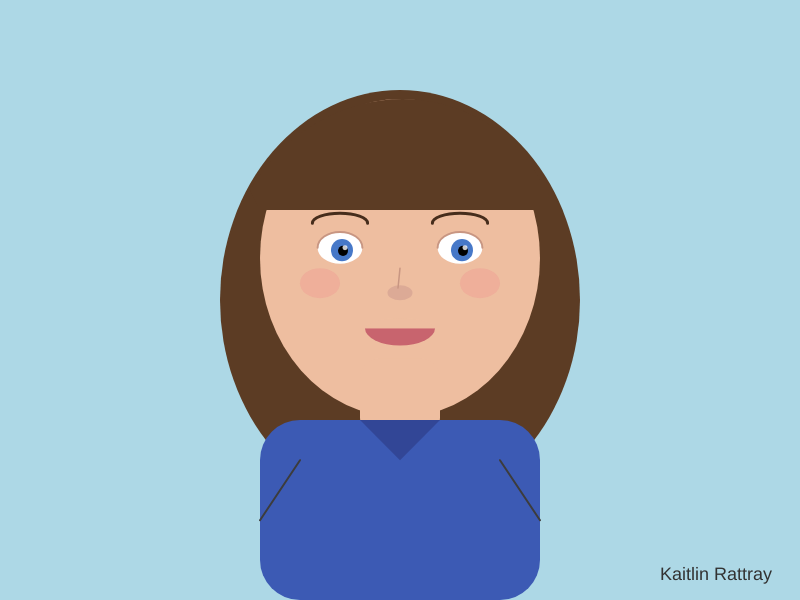
Frame 1 (no input)
Frame 2 (the mouse pressed at the canvas centre, redrawn once): identical to frame 1, image omitted

The p5.js sketch that drew this single still picture (run headless with seeded random() and noise() and a simulated clock; the mouse was pressed at the canvas centre and the sketch redrawn once):

// p5.js sketch
// ── sketch.js
/* Kaitlin Rattray
   rattray.k@northeastern.edu
   Course: Prototyping with Code
   Section: 04
   Assignment: #3
   Title: Self-Portrait
*/

function setup() {
  createCanvas(800, 600);
  background(245);
}

function draw() {
  background(173, 216, 230);
  noStroke();
  
  // Define key proportions based on canvas size (coding freind helped with)
  let centerX = width / 2;
  let centerY = height * 0.43;
  let scale = min(width, height) / 600; // Scale factor based on smallest dimension
  
  // hair back
  fill(92, 60, 36);
  ellipse(centerX, centerY + height * 0.07, width * 0.45 * scale, height * 0.7 * scale);
  
  // face
  fill(238, 190, 160);
  ellipse(centerX, centerY, width * 0.35 * scale, height * 0.53 * scale);
  
  // hair front
  fill(92, 60, 36);
  beginShape();
  vertex(width * 0.3125, height * 0.317);
  bezierVertex(width * 0.4, height * 0.117, width * 0.6, height * 0.117, width * 0.675, height * 0.3);
  vertex(width * 0.675, height * 0.35);
  vertex(width * 0.325, height * 0.35);
  endShape(CLOSE);
  
  // eyebrows
  stroke(70, 45, 28);
  strokeWeight(3 * scale);
  noFill();
  arc(centerX - width * 0.075, centerY - height * 0.058, width * 0.069 * scale, height * 0.033 * scale, PI, TWO_PI);
  arc(centerX + width * 0.075, centerY - height * 0.058, width * 0.069 * scale, height * 0.033 * scale, PI, TWO_PI);
  
  // eyes
  // eye white
  noStroke();
  fill(255);
  ellipse(centerX - width * 0.075, centerY - height * 0.017, width * 0.056 * scale, height * 0.053 * scale);
  ellipse(centerX + width * 0.075, centerY - height * 0.017, width * 0.056 * scale, height * 0.053 * scale);
  
  // eye blue
  fill(70, 120, 200);
  ellipse(centerX - width * 0.0725, centerY - height * 0.013, width * 0.0275 * scale, height * 0.037 * scale);
  ellipse(centerX + width * 0.0775, centerY - height * 0.013, width * 0.0275 * scale, height * 0.037 * scale);
  
  // eye black
  fill(0);
  ellipse(centerX - width * 0.07125, centerY - height * 0.012, width * 0.0125 * scale, height * 0.017 * scale);
  ellipse(centerX + width * 0.07875, centerY - height * 0.012, width * 0.0125 * scale, height * 0.017 * scale);
  
  // eye highlight
  fill(255, 255, 255, 200);
  ellipse(centerX - width * 0.06875, centerY - height * 0.017, width * 0.00625 * scale, height * 0.0083 * scale);
  ellipse(centerX + width * 0.08125, centerY - height * 0.017, width * 0.00625 * scale, height * 0.0083 * scale);
  
  // eyelids
  noFill();
  stroke(200, 150, 130);
  strokeWeight(2 * scale);
  arc(centerX - width * 0.075, centerY - height * 0.017, width * 0.056 * scale, height * 0.053 * scale, PI, TWO_PI);
  arc(centerX + width * 0.075, centerY - height * 0.017, width * 0.056 * scale, height * 0.053 * scale, PI, TWO_PI);
  
  // nose
  // oval
  noStroke();
  fill(220, 170, 150);
  ellipse(centerX, centerY + height * 0.058, width * 0.03125 * scale, height * 0.025 * scale);
  
  // line
  stroke(200, 150, 130);
  strokeWeight(1.5 * scale);
  noFill();
  line(centerX, centerY + height * 0.017, centerX - width * 0.0025, centerY + height * 0.05);
  
  // mouth
  // semi circle
  noStroke();
  fill(200, 100, 110);
  arc(centerX, centerY + height * 0.117, width * 0.0875 * scale, height * 0.058 * scale, 0, PI);
  
  // highlight
  fill(238, 190, 160);
  arc(centerX, centerY + height * 0.117, width * 0.0875 * scale, height * 0.033 * scale, PI, TWO_PI);
  
  // cheeks
  fill(240, 140, 140, 80);
  ellipse(centerX - width * 0.1, centerY + height * 0.042, width * 0.05 * scale, height * 0.05 * scale);
  ellipse(centerX + width * 0.1, centerY + height * 0.042, width * 0.05 * scale, height * 0.05 * scale);
  
  // neck
  noStroke();
  fill(238, 190, 160);
  rect(centerX - width * 0.05, centerY + height * 0.167, width * 0.1 * scale, height * 0.133 * scale, 20 * scale);
  
  // shirt
  // box
  fill(60, 90, 180);
  rect(centerX - width * 0.175, height * 0.7, width * 0.35 * scale, height * 0.3 * scale, 40 * scale);
  
  // top
  fill(50, 70, 150);
  triangle(centerX - width * 0.05, height * 0.7, centerX, height * 0.767, centerX + width * 0.05, height * 0.7);
  
  // arms
  stroke(60);
  strokeWeight(2 * scale);
  line(centerX - width * 0.125, height * 0.767, centerX - width * 0.175, height * 0.867);
  line(centerX + width * 0.125, height * 0.767, centerX + width * 0.175, height * 0.867);
  
  // name
  noStroke();
  fill(50);
  textSize(18 * scale);
  text("Kaitlin Rattray", width - 140 * scale, height - 20 * scale);
  
  noLoop();
}
